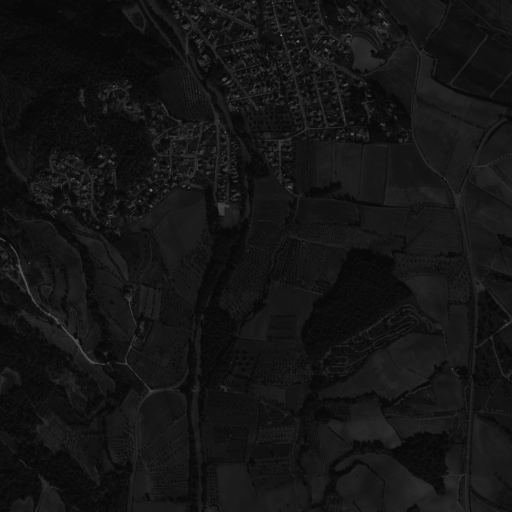
%> input picture image pairs/Cropland-Spot6/Cropland_Pan.tif, 1024 x 1024 px (shown at 1/2 size); the run also reads 1 picture not shown here
$ octave Demo.m   (GNU Octave 9; MATLAB toolbox functions it lacks are replaced by stand-ins)
%> lines starting %> are read from the running program, lines starting %| are printed output that depends on the picture
### Demo/functions/Pansharpening.m
function HMS = Pansharpening( MS,Pan,lambda,gamma )

MS=double(MS);
Pan=double(Pan);
original_MS=MS;
original_Pan=Pan;
[m,n,d]=size(MS);

if(~exist('lambda', 'var')),
    lambda = 0.8;
end
if(~exist('gamma', 'var')),
    gamma = 0.1;
end
%%
% Pretreatment
for i=1:d
    MS_max(i)=max(max(MS(:,:,i)));
    normal_MS(:,:,i)=MS(:,:,i)/MS_max(i);
end
Pan_max=max(max(Pan));
normal_Pan=Pan/Pan_max;
%%
% [5 lines of commented-out code are left out]
r = 2; % try r=2, 4, or 8
eps = 0.1; % try eps=0.1^2, 0.2^2, 0.4^2
for i = 1 : d
    MS_low(:, :, i) = guidedFilter(normal_MS(:, :, i), normal_MS(:, :, i), r, eps);
end
Pan_low = guidedFilter(normal_Pan, normal_Pan, r, eps);

for i=1:d
    MS_high(:,:,i)=normal_MS(:,:,i)-MS_low(:,:,i);
end
Pan_high = normal_Pan-Pan_low;

temp = zeros(m*n,d);
for k = 1:d
    temp(:,k) = reshape(squeeze(MS_high(:,:,k)),[m*n,1]);
end

alpha = regress(Pan_high(:),temp);

I_high=(alpha(1)*MS_high(:,:,1)+alpha(2)*MS_high(:,:,2)+alpha(3)*MS_high(:,:,3)+alpha(4)*MS_high(:,:,4));
for i=1:d
    primitive_D(:,:,i)=(Pan_high-I_high);
end
%
for i = 1 : 4
    extra(:,:,i) = guidedFilter(Pan_high, MS_high(:,:,i), r, eps);
    add(:,:,i) = MS_high(:,:,i) - extra(:,:,i) ;
    primitive_D(:,:,i)  = primitive_D(:,:,i) + add(:,:,i);
end
for i = 1 : 4
    extra(:,:,i) = guidedFilter(Pan_high, add(:,:,i), r, eps);
    add(:,:,i) = MS_high(:,:,i) - extra(:,:,i) ;
    primitive_D(:,:,i)  = primitive_D(:,:,i) + add(:,:,i);
end
% Refining the Primitive Detail Map
final_D=sdm(MS_high,Pan_high,alpha,primitive_D,gamma);
r = 8;
eps = 10^-2;
s = 4;

% extra = fastguidedfilter(Pan_high, MS_high(:,:,i), r, eps, s);
%
% Obtain the HMS image
for i=1:d
    HMS(:,:,i)=original_MS(:,:,i)+final_D(:,:,i)*MS_max(i);

end

end

### Demo/Demo.m
clc; clear; close all;
dbstop if error;
addpath(genpath('functions'));
addpath(genpath('../imagemetrics'));
%% loadimages
[MS_name, MS_path] = uigetfile('../image pairs/*.tif', 'Choose MS image');
%> the answer given: ../image pairs/Cropland-Spot6/Cropland_MS.tif
[Pan_name, Pan_path] = uigetfile('../image pairs/*.tif', 'Choose Pan image');
%> the answer given: ../image pairs/Cropland-Spot6/Cropland_Pan.tif
MS=imread(fullfile(MS_path, MS_name));
Pan=imread(fullfile(Pan_path, Pan_name));
%> Pan is the input picture: size 1024x1024 uint16; min 34, max 2516, mean 236.6
%% Pre-treatment
MS=double(MS);
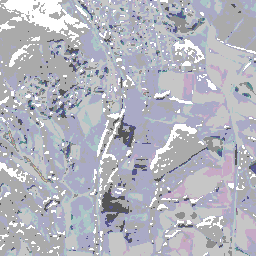
%> MS: size 256x256x4 double; mean R, G, B, A 0.279, 0.32, 0.66, 0.988; mean of the top-left, top-right, bottom-left and bottom-right quarters 0.485, 0.647, 0.523, 0.592; transparent parts drawn white
SMS=MS;
Pan=double(Pan);
%> Pan: size 1024x1024 double
Pan=imresize(Pan,1/4,'bicubic');
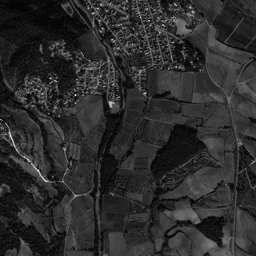
%> Pan: size 256x256 double; min 100.8, max 865, mean 236.6; drawn with min black and max white
DMS=imresize(MS,1/4,'bicubic');
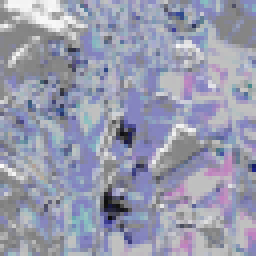
%> DMS: size 64x64x4 double (shown 4 times larger); mean R, G, B, A 0.279, 0.32, 0.66, 0.988; transparent parts drawn white
UMS=imresize(DMS,4,'bicubic');
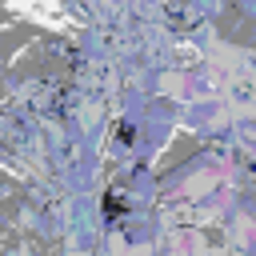
%> UMS: size 256x256x4 double; mean R, G, B, A 0.279, 0.32, 0.66, 0.988; mean of the top-left, top-right, bottom-left and bottom-right quarters 0.484, 0.647, 0.523, 0.592; transparent parts drawn white
Pan=Pan/4095*1023;
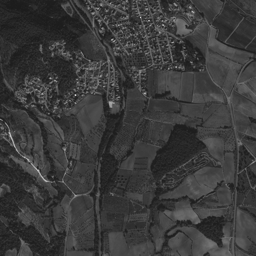
%> Pan: size 256x256 double; min 25.19, max 216.1, mean 59.1
%% Pansharpening
F=Pansharpening(UMS,Pan);
%> after the loop in Pansharpening, `for i=1:d`:
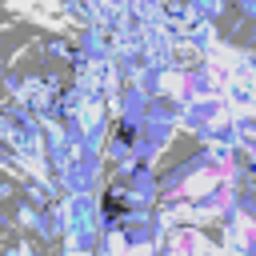
%> normal_MS: size 256x256x4 double; mean R, G, B, A 0.199, 0.229, 0.508, 0.454; transparent parts drawn white
%> after the loop in Pansharpening, `for i=1:d`: MS_max = [1.4 1.39 1.3 2.18]
%> in Pansharpening, `Pan_max=max(max(Pan));`: Pan_max = 216.1
%> the run ends on the next line
